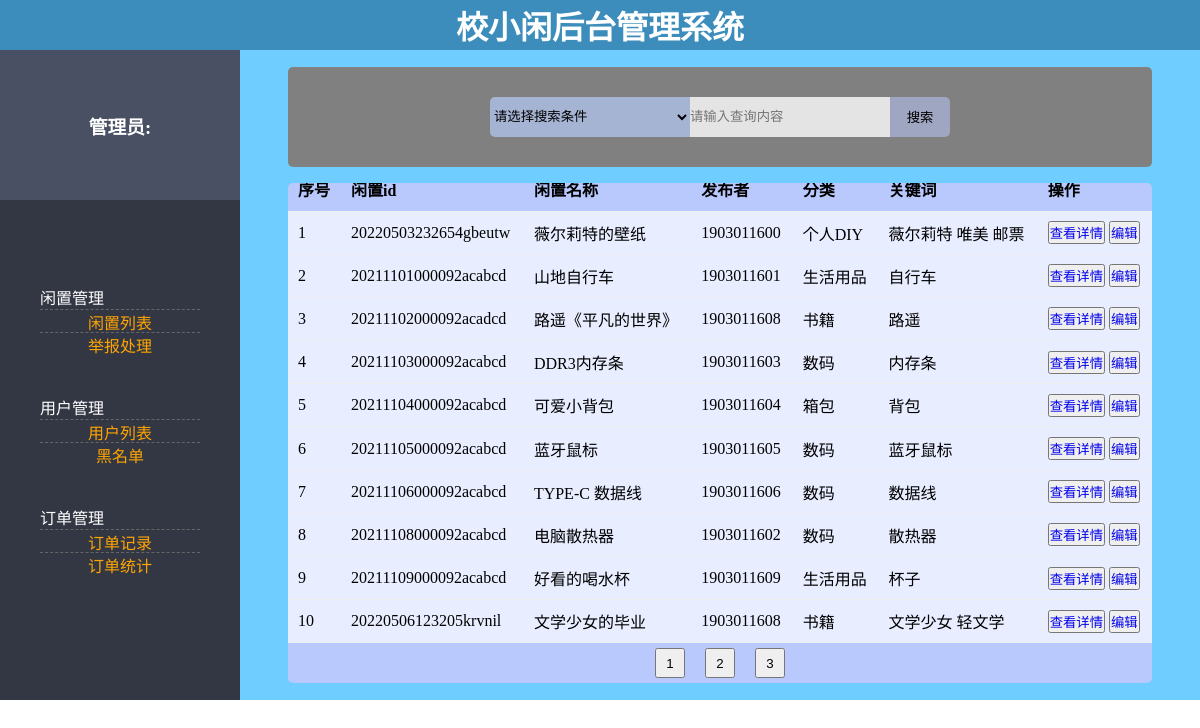
/admin/goodsquery.php, run on the app's committed database.
### tables this page shows
CREATE TABLE `goods` (
  `goods_id` char(20) NOT NULL COMMENT '闲置物品id',
  `student_id` char(10) NOT NULL COMMENT '学号',
  `name` varchar(20) NOT NULL COMMENT '名称',
  `type` varchar(10) NOT NULL COMMENT '分类',
  `keyword` varchar(20) NOT NULL COMMENT '关键词',
  `describe` varchar(255) NOT NULL COMMENT '描述',
  `price` varchar(10) NOT NULL COMMENT '价格',
  `photo` varchar(255) NOT NULL COMMENT '图片',
  `contact` varchar(100) NOT NULL COMMENT '联系方式',
  `state` int(1) NOT NULL DEFAULT '0' COMMENT '状态(0代表发布中,1代表已售出,2代表已下架,3已删除,4黑名单)',
  PRIMARY KEY (`goods_id`)
);

### admin/goodsquery.php (the view, shortened to what this page needs)
<?php session_start();
	include_once("conn.php");
?>
<!DOCTYPE html>
<html>
	<head>
		<link rel="stylesheet" href="../css/admingoodsquery.css">
	</head>
	<body>
		<div id="top">
			<h1>校小闲后台管理系统</h1>
		</div>
		<div id="navigation">
			<div id="admin">
				<h3>管理员: <?=$_SESSION["mangername"]?></h3>
			</div>
			<div id="link">
				<div id="menu">
					<p>闲置管理</p>
					<ul>
						<li><a href="goodsquery.php">闲置列表</a></li>
						<li><a href="#">举报处理</a></li>
					</ul>
				</div>
				<div id="menu">
					<p>用户管理</p>
					<ul>
						<li><a href="userquery.php">用户列表</a></li>
						<li><a href="#">黑名单</a></li>
					</ul>
				</div>
				<div id="menu">
					<p>订单管理</p>
					<ul>
						<li><a href="#">订单记录</a></li>
						<li><a href="#">订单统计</a></li>
					</ul>
				</div>
			</div>
		</div>
		<div id="content">
			<div id="search">
				<form action="goodsquery.php">
					<select name="choice" required="required">
						<option disabled selected >请选择搜索条件</option>
					</select>
					<input name="content" id="input1" type="text" placeholder="请输入查询内容" value="<?php if(isset($_GET['content'])) echo $_GET['content'];?>"/>
					<input id="input2" type="submit" value="搜索" />
				</form>
			</div>
			<div id="data">
				<div id="datalist">
					<table>
						<tr>
							<th>序号</th>
							<th>闲置id</th>
							<th>闲置名称</th>
							<th>发布者</th>
							<th>分类</th>
							<th>关键词</th>
							<th>操作</th>
						</tr>
						<?php
							$startpage=1;
							$pagesize=10;
							if(!(isset($_GET['choice'])&&isset($_GET['content'])&&(!$_GET['choice']=='')&&(!$_GET['content']==''))){
								$sql="select * from goods";
							}
							$result=mysqli_query($link,$sql);
							$datasize=mysqli_num_rows($result);
							$endpage=ceil($datasize/$pagesize);
							if(isset($_GET['pagenum'])){
								$page=$_GET['pagenum'];
							}else{
								$page=$startpage;
							}
							if(!(isset($_GET['choice'])&&isset($_GET['content'])&&(!$_GET['choice']=='')&&(!$_GET['content']==''))){
								$sqllist="select * from goods limit ".($page-1)*$pagesize.",".$pagesize;
							}
							$resultlist=mysqli_query($link,$sqllist);
							$i=$page*$pagesize-$pagesize;
							while($rows=mysqli_fetch_object($resultlist)){
								$i=$i+1;
						?>
						<tr>
							<td><?php echo $i; ?></td>
							<td><?php echo $rows->goods_id; ?></td>
							<td><?php echo $rows->name; ?></td>
							<td><?php echo $rows->student_id; ?></td>
							<td><?php echo $rows->type; ?></td>
							<td><?php echo $rows->keyword;?></td>
							<td>
								<button><a href="goodsquery.php?popid=<?=$rows->goods_id;?>">查看详情</a></button>
								<button><a href="goodsquery.php">编辑</a></button>
							</td>
						</tr>
						<?php } ?>
					</table>
				</div>
				<div id="datapage">
					<form action="goodsquery.php">
						<?php
							for($n=1;$n<=$endpage;$n++){
								echo "<input type='submit' name='pagenum' value='".$n."'/>";
							}
						?>
					</form>
				</div>
			</div>
		</div>
	</body>
</html>

### css/admingoodsquery.css (style rules this page uses)
* { margin: 0; padding: 0; list-style: none; text-decoration: none; }
body { display: flex; flex-wrap: wrap; }
#top { display: flex; align-items: center; justify-content: center; width: 100%; height: 50px; background: #3c8dbc; }
#top h1 { color: #FFFFFF; }
#navigation { display: flex; flex-direction: column; width: 20%; height: 650px; }
#admin { display: flex; align-items: center; justify-content: center; width: 100%; height: 150px; background: #4a5064; color: #ffffff; }
#link { display: flex; flex-direction: column; align-items: center; justify-content: center; width: 100%; height: 500px; background: #333744; }
#menu { width: 160px; margin-bottom: 40px; }
#menu p { width: 160px; color: white; }
#menu ul li { display: flex; align-items: flex-start; justify-content: center; width: 160px; height: 22px; border-top: 1px dashed #666666; color: #ffffff; }
#menu ul li a { color: orange; text-decoration: none; }
#content { display: flex; flex-direction: column; justify-content: space-evenly; align-items: center; width: 80%; height: 650px; background: #6FCDFF; }
#content #search { display: flex; align-items: center; justify-content: center; width: 90%; height: 100px; background: #808080; border-radius: 5px; }
#content #search form { display: flex; }
#content #search select { width: 200px; height: 40px; background: #a6b4d4; border: 0px; border-radius: 5px 0px 0px 5px; }
#content #search #input1 { width: 200px; height: 40px; background: #e4e4e4; border: 0; border-radius: 0px 0px 0px 0px; }
#content #search #input2 { width: 60px; height: 40px; border: 0px; background: #9ea6c2; border-radius: 0px 5px 5px 0px; }
#content #data { width: 90%; height: 500px; background: #ffffff; border-radius: 5px; overflow: auto; }
#content #data #datalist table { width: 100%; border-spacing: 0px; }
#content #data #datalist table tr { height: 40px; background: #e8edff; }
#content #data #datalist table tr:nth-child(1) { height: 40px; background: #b9c9fd; }
#content #data #datalist table th,td { border-bottom: 1px solid #f0f0f0; padding:9.1px 10px; text-align: left; }
#content #data #datapage { display: flex; justify-content: center; align-items: center; width: 100%; height: 40px; background: #b9c9fd; }
#content #data #datapage form input { width: 30px; height: 30px; margin-left: 10px; margin-right: 10px; }

### data on the page
goods: goods_id "20220503232654gbeutw", name "薇尔莉特的壁纸", student "1903011600", type "个人DIY", keyword "薇尔莉特 唯美 邮票"
goods: goods_id "20211101000092acabcd", name "山地自行车", student "1903011601", type "生活用品", keyword "自行车"
goods: goods_id "20211102000092acadcd", name "路遥《平凡的世界》", student "1903011608", type "书籍", keyword "路遥"
goods: goods_id "20211103000092acabcd", name "DDR3内存条", student "1903011603", type "数码", keyword "内存条"
goods: goods_id "20211104000092acabcd", name "可爱小背包", student "1903011604", type "箱包", keyword "背包"
goods: goods_id "20211105000092acabcd", name "蓝牙鼠标", student "1903011605", type "数码", keyword "蓝牙鼠标"
goods: goods_id "20211106000092acabcd", name "TYPE-C 数据线", student "1903011606", type "数码", keyword "数据线"
goods: goods_id "20211108000092acabcd", name "电脑散热器", student "1903011602", type "数码", keyword "散热器"
goods: goods_id "20211109000092acabcd", name "好看的喝水杯", student "1903011609", type "生活用品", keyword "杯子"
goods: goods_id "20220506123205krvnil", name "文学少女的毕业", student "1903011608", type "书籍", keyword "文学少女 轻文学"
